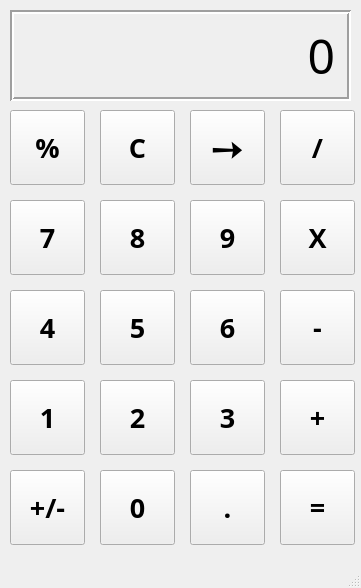
<?xml version="1.0" encoding="UTF-8"?>
<ui version="4.0">
 <class>window</class>
 <widget class="QMainWindow" name="window">
  <property name="geometry">
   <rect>
    <x>0</x>
    <y>0</y>
    <width>361</width>
    <height>588</height>
   </rect>
  </property>
  <property name="windowTitle">
   <string>Calculator</string>
  </property>
  <widget class="QWidget" name="centralwidget">
   <widget class="QLabel" name="displayLabel">
    <property name="geometry">
     <rect>
      <x>10</x>
      <y>10</y>
      <width>341</width>
      <height>91</height>
     </rect>
    </property>
    <property name="font">
     <font>
      <family>Sarai</family>
      <pointsize>36</pointsize>
     </font>
    </property>
    <property name="frameShape">
     <enum>QFrame::Box</enum>
    </property>
    <property name="frameShadow">
     <enum>QFrame::Sunken</enum>
    </property>
    <property name="lineWidth">
     <number>2</number>
    </property>
    <property name="text">
     <string>0</string>
    </property>
    <property name="alignment">
     <set>Qt::AlignRight|Qt::AlignTrailing|Qt::AlignVCenter</set>
    </property>
    <property name="margin">
     <number>10</number>
    </property>
   </widget>
   <widget class="QPushButton" name="bper">
    <property name="geometry">
     <rect>
      <x>10</x>
      <y>110</y>
      <width>75</width>
      <height>75</height>
     </rect>
    </property>
    <property name="font">
     <font>
      <family>Tlwg Typewriter</family>
      <pointsize>20</pointsize>
      <weight>75</weight>
      <bold>true</bold>
     </font>
    </property>
    <property name="text">
     <string>%</string>
    </property>
   </widget>
   <widget class="QPushButton" name="bC">
    <property name="geometry">
     <rect>
      <x>100</x>
      <y>110</y>
      <width>75</width>
      <height>75</height>
     </rect>
    </property>
    <property name="font">
     <font>
      <family>Tlwg Typewriter</family>
      <pointsize>20</pointsize>
      <weight>75</weight>
      <bold>true</bold>
     </font>
    </property>
    <property name="text">
     <string>C</string>
    </property>
   </widget>
   <widget class="QPushButton" name="bdiv">
    <property name="geometry">
     <rect>
      <x>280</x>
      <y>110</y>
      <width>75</width>
      <height>75</height>
     </rect>
    </property>
    <property name="font">
     <font>
      <family>Tlwg Typewriter</family>
      <pointsize>20</pointsize>
      <weight>75</weight>
      <bold>true</bold>
     </font>
    </property>
    <property name="text">
     <string>/</string>
    </property>
   </widget>
   <widget class="QPushButton" name="bback">
    <property name="geometry">
     <rect>
      <x>190</x>
      <y>110</y>
      <width>75</width>
      <height>75</height>
     </rect>
    </property>
    <property name="font">
     <font>
      <family>Tlwg Typewriter</family>
      <pointsize>30</pointsize>
      <weight>75</weight>
      <bold>true</bold>
     </font>
    </property>
    <property name="text">
     <string>➙</string>
    </property>
   </widget>
   <widget class="QPushButton" name="b8">
    <property name="geometry">
     <rect>
      <x>100</x>
      <y>200</y>
      <width>75</width>
      <height>75</height>
     </rect>
    </property>
    <property name="font">
     <font>
      <family>Tlwg Typewriter</family>
      <pointsize>20</pointsize>
      <weight>75</weight>
      <bold>true</bold>
     </font>
    </property>
    <property name="text">
     <string>8</string>
    </property>
   </widget>
   <widget class="QPushButton" name="b9">
    <property name="geometry">
     <rect>
      <x>190</x>
      <y>200</y>
      <width>75</width>
      <height>75</height>
     </rect>
    </property>
    <property name="font">
     <font>
      <family>Tlwg Typewriter</family>
      <pointsize>20</pointsize>
      <weight>75</weight>
      <bold>true</bold>
     </font>
    </property>
    <property name="text">
     <string>9</string>
    </property>
   </widget>
   <widget class="QPushButton" name="bmulti">
    <property name="geometry">
     <rect>
      <x>280</x>
      <y>200</y>
      <width>75</width>
      <height>75</height>
     </rect>
    </property>
    <property name="font">
     <font>
      <family>Tlwg Typewriter</family>
      <pointsize>20</pointsize>
      <weight>75</weight>
      <bold>true</bold>
     </font>
    </property>
    <property name="text">
     <string>X</string>
    </property>
   </widget>
   <widget class="QPushButton" name="b7">
    <property name="geometry">
     <rect>
      <x>10</x>
      <y>200</y>
      <width>75</width>
      <height>75</height>
     </rect>
    </property>
    <property name="font">
     <font>
      <family>Tlwg Typewriter</family>
      <pointsize>20</pointsize>
      <weight>75</weight>
      <bold>true</bold>
     </font>
    </property>
    <property name="text">
     <string>7</string>
    </property>
   </widget>
   <widget class="QPushButton" name="b4">
    <property name="geometry">
     <rect>
      <x>10</x>
      <y>290</y>
      <width>75</width>
      <height>75</height>
     </rect>
    </property>
    <property name="font">
     <font>
      <family>Tlwg Typewriter</family>
      <pointsize>20</pointsize>
      <weight>75</weight>
      <bold>true</bold>
     </font>
    </property>
    <property name="text">
     <string>4</string>
    </property>
   </widget>
   <widget class="QPushButton" name="bminus">
    <property name="geometry">
     <rect>
      <x>280</x>
      <y>290</y>
      <width>75</width>
      <height>75</height>
     </rect>
    </property>
    <property name="font">
     <font>
      <family>Tlwg Typewriter</family>
      <pointsize>20</pointsize>
      <weight>75</weight>
      <bold>true</bold>
     </font>
    </property>
    <property name="text">
     <string>-</string>
    </property>
   </widget>
   <widget class="QPushButton" name="b5">
    <property name="geometry">
     <rect>
      <x>100</x>
      <y>290</y>
      <width>75</width>
      <height>75</height>
     </rect>
    </property>
    <property name="font">
     <font>
      <family>Tlwg Typewriter</family>
      <pointsize>20</pointsize>
      <weight>75</weight>
      <bold>true</bold>
     </font>
    </property>
    <property name="text">
     <string>5</string>
    </property>
   </widget>
   <widget class="QPushButton" name="b6">
    <property name="geometry">
     <rect>
      <x>190</x>
      <y>290</y>
      <width>75</width>
      <height>75</height>
     </rect>
    </property>
    <property name="font">
     <font>
      <family>Tlwg Typewriter</family>
      <pointsize>20</pointsize>
      <weight>75</weight>
      <bold>true</bold>
     </font>
    </property>
    <property name="text">
     <string>6</string>
    </property>
   </widget>
   <widget class="QPushButton" name="b1">
    <property name="geometry">
     <rect>
      <x>10</x>
      <y>380</y>
      <width>75</width>
      <height>75</height>
     </rect>
    </property>
    <property name="font">
     <font>
      <family>Tlwg Typewriter</family>
      <pointsize>20</pointsize>
      <weight>75</weight>
      <bold>true</bold>
     </font>
    </property>
    <property name="text">
     <string>1</string>
    </property>
   </widget>
   <widget class="QPushButton" name="bplus">
    <property name="geometry">
     <rect>
      <x>280</x>
      <y>380</y>
      <width>75</width>
      <height>75</height>
     </rect>
    </property>
    <property name="font">
     <font>
      <family>Tlwg Typewriter</family>
      <pointsize>20</pointsize>
      <weight>75</weight>
      <bold>true</bold>
     </font>
    </property>
    <property name="text">
     <string>+</string>
    </property>
   </widget>
   <widget class="QPushButton" name="b2">
    <property name="geometry">
     <rect>
      <x>100</x>
      <y>380</y>
      <width>75</width>
      <height>75</height>
     </rect>
    </property>
    <property name="font">
     <font>
      <family>Tlwg Typewriter</family>
      <pointsize>20</pointsize>
      <weight>75</weight>
      <bold>true</bold>
     </font>
    </property>
    <property name="text">
     <string>2</string>
    </property>
   </widget>
   <widget class="QPushButton" name="b3">
    <property name="geometry">
     <rect>
      <x>190</x>
      <y>380</y>
      <width>75</width>
      <height>75</height>
     </rect>
    </property>
    <property name="font">
     <font>
      <family>Tlwg Typewriter</family>
      <pointsize>20</pointsize>
      <weight>75</weight>
      <bold>true</bold>
     </font>
    </property>
    <property name="text">
     <string>3</string>
    </property>
   </widget>
   <widget class="QPushButton" name="bunary">
    <property name="geometry">
     <rect>
      <x>10</x>
      <y>470</y>
      <width>75</width>
      <height>75</height>
     </rect>
    </property>
    <property name="font">
     <font>
      <family>Tlwg Typewriter</family>
      <pointsize>20</pointsize>
      <weight>75</weight>
      <bold>true</bold>
     </font>
    </property>
    <property name="text">
     <string>+/-</string>
    </property>
   </widget>
   <widget class="QPushButton" name="bequal">
    <property name="geometry">
     <rect>
      <x>280</x>
      <y>470</y>
      <width>75</width>
      <height>75</height>
     </rect>
    </property>
    <property name="font">
     <font>
      <family>Tlwg Typewriter</family>
      <pointsize>20</pointsize>
      <weight>75</weight>
      <bold>true</bold>
     </font>
    </property>
    <property name="text">
     <string>=</string>
    </property>
   </widget>
   <widget class="QPushButton" name="b0">
    <property name="geometry">
     <rect>
      <x>100</x>
      <y>470</y>
      <width>75</width>
      <height>75</height>
     </rect>
    </property>
    <property name="font">
     <font>
      <family>Tlwg Typewriter</family>
      <pointsize>20</pointsize>
      <weight>75</weight>
      <bold>true</bold>
     </font>
    </property>
    <property name="text">
     <string>0</string>
    </property>
   </widget>
   <widget class="QPushButton" name="bdecimal">
    <property name="geometry">
     <rect>
      <x>190</x>
      <y>470</y>
      <width>75</width>
      <height>75</height>
     </rect>
    </property>
    <property name="font">
     <font>
      <family>Tlwg Typewriter</family>
      <pointsize>20</pointsize>
      <weight>75</weight>
      <bold>true</bold>
     </font>
    </property>
    <property name="text">
     <string>.</string>
    </property>
   </widget>
  </widget>
  <widget class="QMenuBar" name="menubar">
   <property name="geometry">
    <rect>
     <x>0</x>
     <y>0</y>
     <width>361</width>
     <height>22</height>
    </rect>
   </property>
  </widget>
  <widget class="QStatusBar" name="statusbar"/>
 </widget>
 <resources/>
 <connections/>
</ui>
